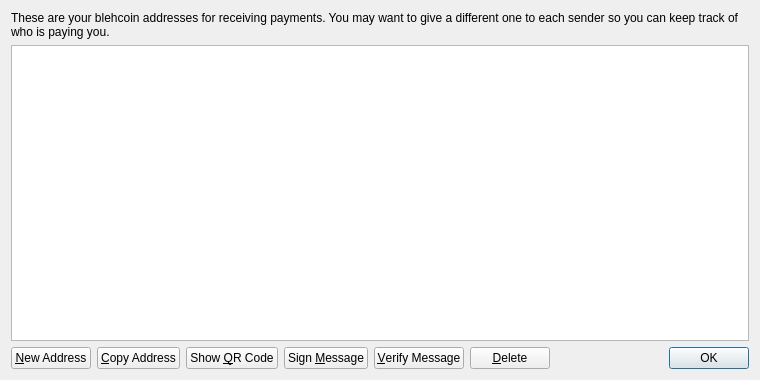
<?xml version="1.0" encoding="UTF-8"?>
<ui version="4.0">
 <class>AddressBookPage</class>
 <widget class="QWidget" name="AddressBookPage">
  <property name="geometry">
   <rect>
    <x>0</x>
    <y>0</y>
    <width>760</width>
    <height>380</height>
   </rect>
  </property>
  <property name="windowTitle">
   <string>Address Book</string>
  </property>
  <layout class="QVBoxLayout" name="verticalLayout">
   <item>
    <widget class="QLabel" name="labelExplanation">
     <property name="text">
      <string>These are your blehcoin addresses for receiving payments. You may want to give a different one to each sender so you can keep track of who is paying you.</string>
     </property>
     <property name="textFormat">
      <enum>Qt::PlainText</enum>
     </property>
     <property name="wordWrap">
      <bool>true</bool>
     </property>
    </widget>
   </item>
   <item>
    <widget class="QTableView" name="tableView">
     <property name="contextMenuPolicy">
      <enum>Qt::CustomContextMenu</enum>
     </property>
     <property name="toolTip">
      <string>Double-click to edit address or label</string>
     </property>
     <property name="tabKeyNavigation">
      <bool>false</bool>
     </property>
     <property name="alternatingRowColors">
      <bool>true</bool>
     </property>
     <property name="selectionMode">
      <enum>QAbstractItemView::SingleSelection</enum>
     </property>
     <property name="selectionBehavior">
      <enum>QAbstractItemView::SelectRows</enum>
     </property>
     <property name="sortingEnabled">
      <bool>true</bool>
     </property>
     <attribute name="verticalHeaderVisible">
      <bool>false</bool>
     </attribute>
    </widget>
   </item>
   <item>
    <layout class="QHBoxLayout" name="horizontalLayout">
     <item>
      <widget class="QPushButton" name="newAddressButton">
       <property name="toolTip">
        <string>Create a new address</string>
       </property>
       <property name="text">
        <string>&amp;New Address</string>
       </property>
       <property name="icon">
        <iconset resource="../blehcoin.qrc">
         <normaloff>:/icons/add</normaloff>:/icons/add</iconset>
       </property>
      </widget>
     </item>
     <item>
      <widget class="QPushButton" name="copyToClipboard">
       <property name="toolTip">
        <string>Copy the currently selected address to the system clipboard</string>
       </property>
       <property name="text">
        <string>&amp;Copy Address</string>
       </property>
       <property name="icon">
        <iconset resource="../blehcoin.qrc">
         <normaloff>:/icons/editcopy</normaloff>:/icons/editcopy</iconset>
       </property>
      </widget>
     </item>
     <item>
      <widget class="QPushButton" name="showQRCode">
       <property name="text">
        <string>Show &amp;QR Code</string>
       </property>
       <property name="icon">
        <iconset resource="../blehcoin.qrc">
         <normaloff>:/icons/qrcode</normaloff>:/icons/qrcode</iconset>
       </property>
      </widget>
     </item>
     <item>
      <widget class="QPushButton" name="signMessage">
       <property name="toolTip">
        <string>Sign a message to prove you own a blehcoin address</string>
       </property>
       <property name="text">
        <string>Sign &amp;Message</string>
       </property>
       <property name="icon">
        <iconset resource="../blehcoin.qrc">
         <normaloff>:/icons/edit</normaloff>:/icons/edit</iconset>
       </property>
      </widget>
     </item>
     <item>
      <widget class="QPushButton" name="verifyMessage">
       <property name="toolTip">
        <string>Verify a message to ensure it was signed with a specified blehcoin address</string>
       </property>
       <property name="text">
        <string>&amp;Verify Message</string>
       </property>
       <property name="icon">
        <iconset resource="../blehcoin.qrc">
         <normaloff>:/icons/transaction_0</normaloff>:/icons/transaction_0</iconset>
       </property>
      </widget>
     </item>
     <item>
      <widget class="QPushButton" name="deleteButton">
       <property name="toolTip">
        <string>Delete the currently selected address from the list</string>
       </property>
       <property name="text">
        <string>&amp;Delete</string>
       </property>
       <property name="icon">
        <iconset resource="../blehcoin.qrc">
         <normaloff>:/icons/remove</normaloff>:/icons/remove</iconset>
       </property>
      </widget>
     </item>
     <item>
      <spacer name="horizontalSpacer">
       <property name="orientation">
        <enum>Qt::Horizontal</enum>
       </property>
       <property name="sizeHint" stdset="0">
        <size>
         <width>40</width>
         <height>20</height>
        </size>
       </property>
      </spacer>
     </item>
     <item>
      <widget class="QDialogButtonBox" name="buttonBox">
       <property name="sizePolicy">
        <sizepolicy hsizetype="Maximum" vsizetype="Fixed">
         <horstretch>0</horstretch>
         <verstretch>0</verstretch>
        </sizepolicy>
       </property>
       <property name="standardButtons">
        <set>QDialogButtonBox::Ok</set>
       </property>
      </widget>
     </item>
    </layout>
   </item>
  </layout>
 </widget>
 <resources>
  <include location="../blehcoin.qrc"/>
 </resources>
 <connections/>
</ui>
